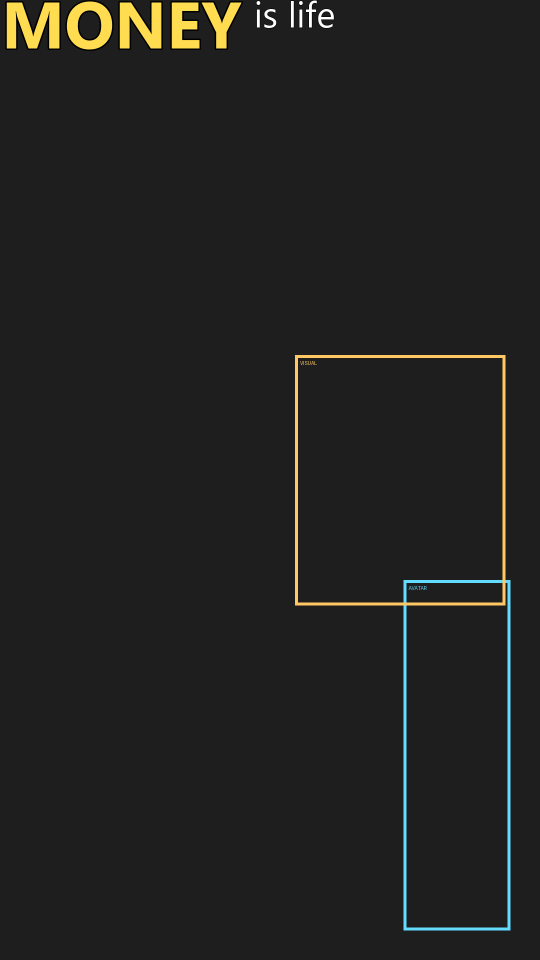
#> input picture Outputs/Images/shorts_composition_layout_test.png, 1080 x 1920 px (shown at 1/2 size)
$ python -i scene_compiler.py   (imports and definitions only)
#> lines starting #> are read from the running program, lines starting #| are printed output that depends on the picture
"""
Kestrel Shorts - Scene compiler
===============================

The code half of the Frame Supervisor. It turns everything the directors decided into one SCENE FILE per beat,
the only thing Remotion has to read: no guessing, no layout maths and no decisions left for the renderer.

  Time        every shot starts when its cue phrase is spoken (found in the real word times of the voice track);
              a shot without a found cue is spaced evenly between its neighbours; none is shorter than
              MIN_SHOT_SECONDS. Shots and the beat are in frames (30 per second) counted from the start of the beat;
              layers inside a shot count from the start of that shot.
  Space       every rectangle comes from engines/visual/layout_spec.py (safe area, image slots, text fitting,
              the avatar's visible pixels, the subtitle strip), so Remotion never decides where anything goes.
  Pictures    from the asset analyzer: where the eye goes (focus) so crops land on the subject, and whether a
              landscape picture becomes a framed card instead of a heavy crop of a portrait screen.
  Sound       the voice file of the beat, music and ambience beds (with a loudness point per sentence), and the sound
              effects, all as frames.
  Notes       anything the compiler had to compromise on (an overloaded shot, an avatar with no free corner).

Human changes arrive later as an overrides file per beat; the scene is always rebuilt from plan + overrides.

    python -m engines.video.scene_compiler --from-run <shared_context.json> [--beat beat_1] [--no-stage]

Writes runs/<run>/scenes/scene_<beat>.json, scene_index.json and preview_<beat>.png (a wireframe of every shot).
"""
from __future__ import annotations

import argparse
import json
import re
import shutil
from pathlib import Path
from typing import Any, Callable, Dict, List, Optional, Tuple

from core import config
from core.geometry import Rect
from engines.visual import asset_analyzer as aa
from engines.visual import layout_spec as ls

FPS = 30
MIN_SHOT_SECONDS = 1.2
TRANSITION_FRAMES = {"cut": 0, "fade": 10, "slide": 12, "wipe": 12}
TRANSITION_FALLBACK = {"zoom_through": "fade", "page_tear": "wipe"}          # not drawn yet
CARD_MAX_WORDS, CARD_MAX_CHARS, KINETIC_MAX_WORDS = 4, 26, 2
CARD_TAIL_FRAMES = 6                                                       # a card stays a moment after its last word
TEXT_DELAY_S = {"attention": 0.15, "explanatory": 0.7}                     # appears this long after the shot starts
TEXT_HOLD_S = {"attention": 2.8, "explanatory": 5.0}                       # and stays at most this long
STAGGER_FRAMES = 6                                                         # between pictures of a stack or grid
CARD_ASPECT = 0.85                                                         # wider pictures become framed cards
TEXT_PAD = 28
MIN_ELEMENT_HEIGHT = 420                                                    # an element needs at least this much height
AVATAR_ANCHORS = (("bottom_right", "lower_right", "bottom_left"), ("bottom_left", "lower_left", "bottom_right"))
IMAGE_MOTION: Dict[str, Dict[str, Any]] = {           # the catalog's subject motions plus camera moves
    "static": {"scale": (1.0, 1.0), "pan": ((0, 0), (0, 0))},
    "shake_light": {"scale": (1.03, 1.03), "pan": ((0, 0), (0, 0)), "shake": 0.004},
    "wobble": {"scale": (1.0, 1.0), "pan": ((0, 0), (0, 0)), "wobble": 2.0},
    "bob": {"scale": (1.0, 1.0), "pan": ((0, 0), (0, 0)), "bob": 0.012},
    "float": {"scale": (1.0, 1.04), "pan": ((0, 0.01), (0, -0.01)), "bob": 0.008},
    "pop_in": {"scale": (1.0, 1.0), "pan": ((0, 0), (0, 0)), "enter": "pop_in"},
    "slide_in": {"scale": (1.0, 1.0), "pan": ((0, 0), (0, 0)), "enter": "slide_in"},
    "slow_zoom_in": {"scale": (1.0, 1.12), "pan": ((0, 0), (0, 0))},
    "slow_zoom_out": {"scale": (1.12, 1.0), "pan": ((0, 0), (0, 0))},
    "pan_left": {"scale": (1.12, 1.12), "pan": ((0.03, 0), (-0.03, 0))},
    "pan_right": {"scale": (1.12, 1.12), "pan": ((-0.03, 0), (0.03, 0))},
    "pan_up": {"scale": (1.12, 1.12), "pan": ((0, 0.03), (0, -0.03))},
    "pan_down": {"scale": (1.12, 1.12), "pan": ((0, -0.03), (0, 0.03))},
    "drift": {"scale": (1.06, 1.1), "pan": ((-0.012, 0.01), (0.012, -0.01))},
}
DEFAULT_PALETTE = {"background": "#14161B", "surface": "#1F2229", "accent": "#E3A93B", "accent_alt": "#4FA3A5",
                   "highlight": "#F2F2F2", "text": "#F4F1EA", "text_dark": "#14161B"}


class SceneError(RuntimeError):
    pass


def _norm(word: str) -> str:
    return re.sub(r"[^a-z0-9]", "", str(word).lower())


def _rect(r: Rect) -> Dict[str, float]:
    return {"x": round(r.x, 1), "y": round(r.y, 1), "w": round(r.width, 1), "h": round(r.height, 1)}


# ----------------------------------------------------------------------
# Time: words and shot starts
# ----------------------------------------------------------------------

# [394 lines left out: functions beat_words, _find_cue, shot_starts, _owner, _image_file, _motion and 8 more, not called in this run]


# ----------------------------------------------------------------------
# Wireframe preview: see the layout of every shot without rendering anything
# ----------------------------------------------------------------------

def preview(scene: Dict[str, Any], out: Path, scale: float = 0.3) -> None:
    from PIL import Image, ImageDraw
    W, H = round(scene["width"] * scale), round(scene["height"] * scale)
    shots = scene["shots"]
    sheet = Image.new("RGB", (len(shots) * (W + 10) + 10, H + 56), (12, 12, 14))
    for i, shot in enumerate(shots):
        panel = Image.new("RGB", (W, H), shot["backdrop"]["color"])
        draw = ImageDraw.Draw(panel)
        for layer in shot["layers"]:
            r = layer["rect"]
            box = (round(r["x"] * scale), round(r["y"] * scale), round((r["x"] + r["w"]) * scale), round((r["y"] + r["h"]) * scale))
            if layer["type"] == "image" and Path(layer["src"]).is_file():
                picture = Image.open(layer["src"]).convert("RGBA").resize((max(1, box[2] - box[0]), max(1, box[3] - box[1])))
                if layer["fit"] == "cover":
                    full = Image.open(layer["src"]).convert("RGBA")
                    ratio = max((box[2] - box[0]) / full.width, (box[3] - box[1]) / full.height)
                    resized = full.resize((round(full.width * ratio), round(full.height * ratio)))
                    fx, fy = layer["focus"]
                    left = round(min(max(0, fx * resized.width - (box[2] - box[0]) / 2), resized.width - (box[2] - box[0])))
                    top = round(min(max(0, fy * resized.height - (box[3] - box[1]) / 2), resized.height - (box[3] - box[1])))
                    picture = resized.crop((left, top, left + box[2] - box[0], top + box[3] - box[1]))
                panel.paste(picture.convert("RGB"), box[:2], picture.split()[3])
                draw.rectangle(box, outline=(90, 160, 90))
            elif layer["type"] == "text":
                draw.rectangle(box, fill=(40, 40, 46) if layer["panel"] else None, outline=(230, 190, 60))
                draw.text((box[0] + 4, box[1] + 3), layer["content"][:34], fill=(255, 255, 255))
            elif layer["type"] == "element":
                draw.rectangle(box, outline=(90, 150, 230))
                draw.text((box[0] + 4, box[1] + 3), f"{layer['kind']}: " + " | ".join(str(x)[:18] for x in (layer["content"].get("steps") or layer["content"].get("items") or [])[:4]), fill=(150, 190, 250))
            elif layer["type"] == "avatar":
                v = layer["visible"]
                vb = (round(v["x"] * scale), round(v["y"] * scale), round((v["x"] + v["w"]) * scale), round((v["y"] + v["h"]) * scale))
                if Path(layer["src"]).is_file():
                    pose = Image.open(layer["src"]).convert("RGBA").resize((max(1, box[2] - box[0]), max(1, box[3] - box[1])))
                    panel.paste(pose.convert("RGB"), box[:2], pose.split()[3])
                draw.rectangle(vb, outline=(220, 90, 90))
        s = shot["subtitles"]["rect"]
        sb = (round(s["x"] * scale), round(s["y"] * scale), round((s["x"] + s["w"]) * scale), round((s["y"] + s["h"]) * scale))
        draw.rectangle(sb, outline=(240, 240, 240))
        if shot["subtitles"]["cards"]:
            draw.text((sb[0] + 4, sb[1] + 4), " ".join(w["text"] for w in shot["subtitles"]["cards"][0]["words"]), fill=(255, 255, 255))
        sf = ls.safe_rect()
        draw.rectangle((round(sf.x * scale), round(sf.y * scale), round(sf.right * scale), round(sf.bottom * scale)), outline=(80, 80, 90))
        sheet.paste(panel, (10 + i * (W + 10), 8))
        d2 = ImageDraw.Draw(sheet)
        d2.text((12 + i * (W + 10), H + 14), f"{shot['shot_id']}  {shot['from'] / FPS:.1f}s +{shot['frames'] / FPS:.1f}s  {shot['layout']}", fill=(220, 220, 220))
        d2.text((12 + i * (W + 10), H + 30), f"in: {shot['transition_in']['type']}  subs: {shot['subtitles']['style']}", fill=(150, 150, 160))
    out.parent.mkdir(parents=True, exist_ok=True)
    sheet.save(out)


# ----------------------------------------------------------------------
# Command line
# ----------------------------------------------------------------------

# [59 lines left out: functions _summary, main, not called in this run]


# [2 lines not run here, left out]

>>> import cv2
>>> picture = cv2.imread('../../../../../Outputs/Images/shorts_composition_layout_test.png', cv2.IMREAD_GRAYSCALE)
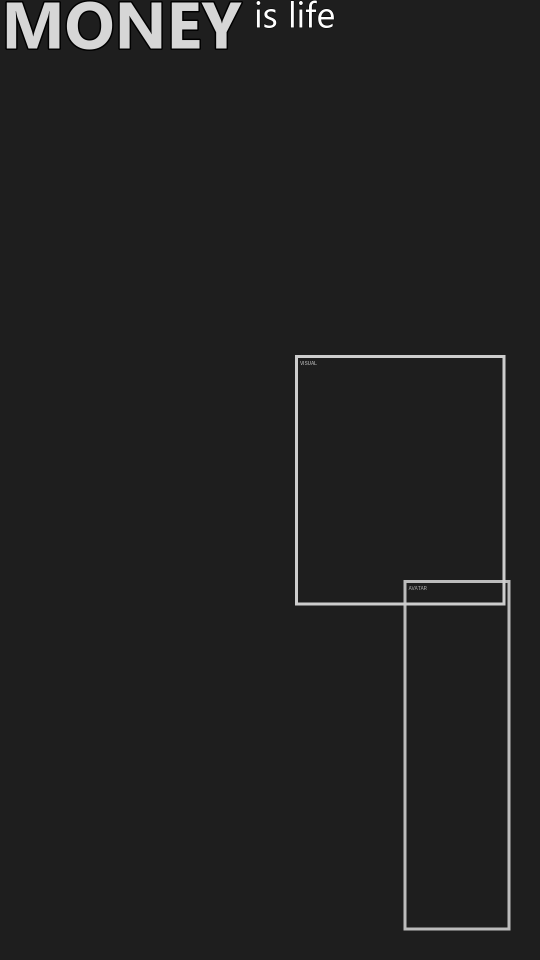
#> picture: shape (1920, 1080) (shown at 1/2 size); min 0, max 255, mean 33.9
>>> result = preview(picture, 'out.png')
#> (the run stopped early here; a loop or call above may not have finished)
